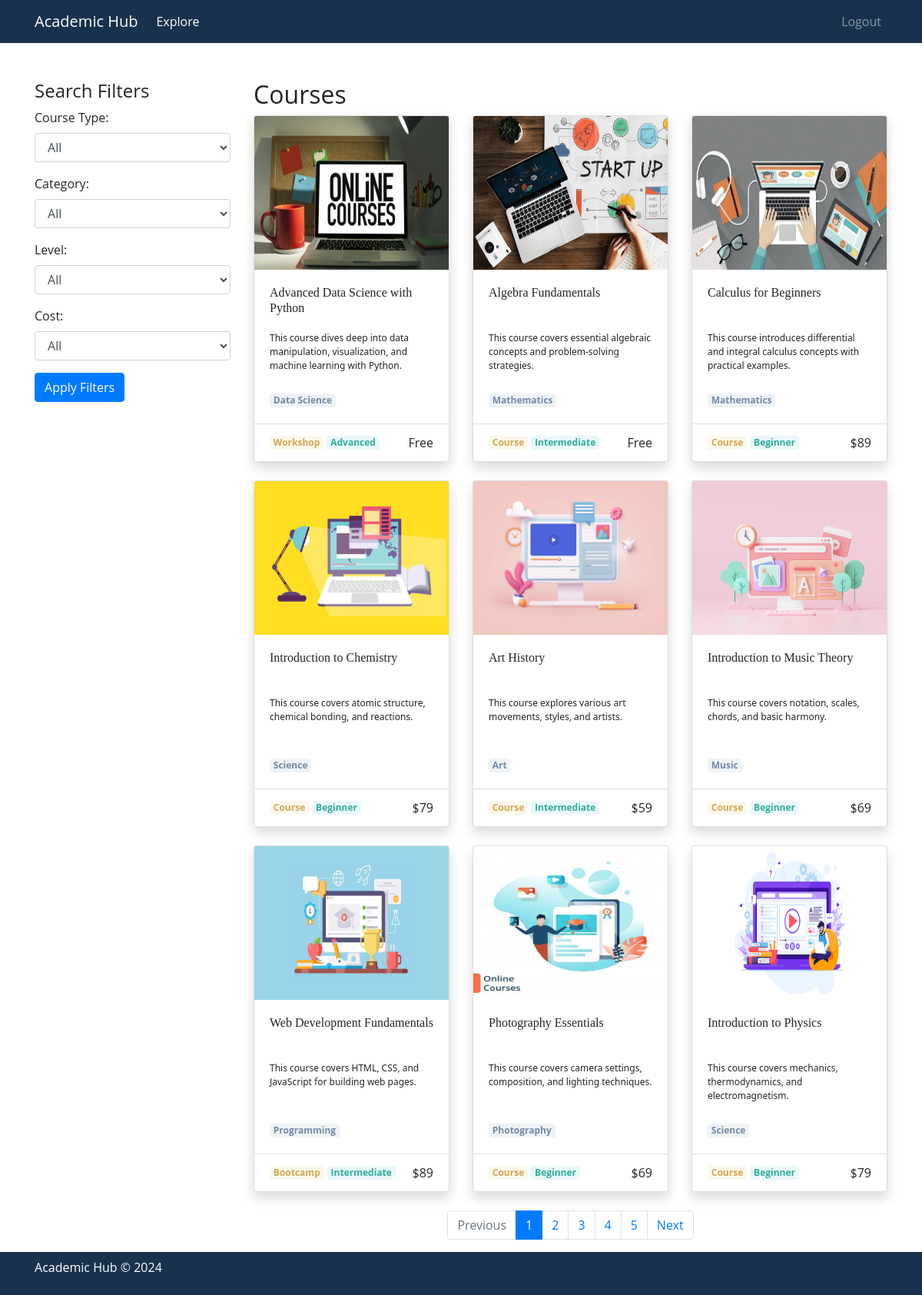
The app's page /pages/courses.php (signed in) with its own data.
### tables this page shows
CREATE TABLE `course` (
    `id` int(11) NOT NULL,
    `name` text NOT NULL,
    `summary` text NOT NULL,
    `description` text NOT NULL,
    `image` text NOT NULL,
    `price` int(11) DEFAULT NULL,
    `type` varchar(40) NOT NULL,
    `level` varchar(40) NOT NULL,
    `category` text NOT NULL,
    `created_at` timestamp DEFAULT CURRENT_TIMESTAMP,
    `teacher_id` int(11) NOT NULL,
    `learn_items` JSON DEFAULT NULL
);

### db/queries.php (called while the page is built, shortened)
<?php
function get_all_courses($conn)
{
    $query = "SELECT * FROM course ORDER BY created_at DESC";
    $result = mysqli_query($conn, $query);
    if ($result) {
        $all_courses = array();
        while ($row = mysqli_fetch_assoc($result)) {
            $all_courses[] = $row;
        }
        return $all_courses;
    } else {
        echo "Error: " . mysqli_error($conn);
    }
}
?>

### utilities/search.php (called while the page is built, shortened)
<?php
function doSearch($courses)
{
    $filteredCourses = $courses;
    $page = isset($_GET['page']) ? $_GET['page'] : 1;
    $perPage = 9;
    $totalPages = ceil(count($filteredCourses) / $perPage);
    $offset = ($page - 1) * $perPage;
    $paginatedCourses = array_slice($filteredCourses, $offset, $perPage);
    $result = [];
    $result['page'] = $page;
    $result['totalPages'] = $totalPages;
    $result['paginatedCourses'] = $paginatedCourses;
    return json_encode($result);
}
?>

### includes/course.php (the view)
<a href="course.php?id=<?php echo $course['id']; ?>" class="card rounded shadow course-card course-link">
    <img src="../assets/images/<?php echo $course['image']; ?>" class="card-img-top"
        alt="<?php echo $course['name']; ?> Image" height="200" width="100%">
    <div class="card-body">
        <h4 class="card-title course-name"><?php echo $course['name']; ?></h4>
        <p class="card-text course-desc"><?php echo $course['description']; ?></p>
        <span class="badge badge-category"><?php echo $course['category']; ?></span>
    </div>
    <div class="card-footer bg-transparent">
        <div class="d-flex justify-content-start align-items-center">
            <span class="badge badge-type"><?php echo $course['type']; ?></span>
            <span class="badge badge-level"><?php echo $course['level']; ?></span>
            <p class="ml-auto mb-0">
                <?php echo $course['price'] == 0 ? 'Free' : '$' . $course['price']; ?>
            </p>
        </div>
    </div>
</a>

### pages/courses.php (shortened to what this page needs)
<?php
include_once "../db/queries.php";
$courses = get_all_courses($conn);
include_once "../utilities/search.php";
if ($_SERVER["REQUEST_METHOD"] == "GET") {
    $search_result = json_decode(doSearch($courses), true);
    $page = $search_result['page'];
    $totalPages = $search_result['totalPages'];
    $paginatedCourses = $search_result['paginatedCourses'];
}
include_once "../includes/header.php";
include_once "../includes/navbar.php";
?>
<div class="container mt-5">
    <div class="row">
        <div class="col-md-3">
            <h4>Search Filters</h4>
            <form action="" method="GET">
                <div class="form-group">
                    <label for="courseType">Course Type:</label>
                    <select name="courseType" id="courseType" class="form-control">
                        <option value="">All</option>
                    </select>
                </div>
                <div class="form-group">
                    <label for="category">Category:</label>
                    <select name="category" id="category" class="form-control">
                        <option value="">All</option>
                    </select>
                </div>
                <div class="form-group">
                    <label for="level">Level:</label>
                    <select name="level" id="level" class="form-control">
                        <option value="">All</option>
                    </select>
                </div>
                <div class="form-group">
                    <label for="cost">Cost:</label>
                    <select name="cost" id="cost" class="form-control">
                        <option value="">All</option>
                    </select>
                </div>
                <button type="submit" class="btn btn-primary">Apply Filters</button>
            </form>
        </div>
        <div class="col-md-9">
            <h2>Courses</h2>
            <?php if (empty($paginatedCourses)): ?>
                <div class="alert alert-info" role="alert">
                    No results found.
                </div>
            <?php else: ?>
                <div class="row">
                    <?php foreach ($paginatedCourses as $course): ?>
                        <div class="col-md-4 mb-4">
                            <?php include "../includes/course.php"; ?>
                        </div>
                    <?php endforeach; ?>
                </div>
            <?php endif; ?>
            <nav aria-label="Page navigation">
                <ul class="pagination justify-content-center">
                    <li class="page-item <?php echo $page <= 1 ? 'disabled' : ''; ?>">
                        <a class="page-link" href="?page=<?php echo $page - 1; ?>" tabindex="-1"
                            aria-disabled="true">Previous</a>
                    </li>
                    <?php for ($i = 1; $i <= $totalPages; $i++): ?>
                        <li class="page-item <?php echo $i == $page ? 'active' : ''; ?>">
                            <a class="page-link" href="?page=<?php echo $i; ?>"><?php echo $i; ?></a>
                        </li>
                    <?php endfor; ?>
                    <li class="page-item <?php echo $page >= $totalPages ? 'disabled' : ''; ?>">
                        <a class="page-link" href="?page=<?php echo $page + 1; ?>">Next</a>
                    </li>
                </ul>
            </nav>
        </div>
    </div>
</div>
<?php include_once "../includes/copy-write.php"; ?>
<?php include_once "../includes/footer.php"; ?>

### assets/css/styles.css (style rules this page uses)
html, body { height: 100%; }
body { font-family: "Open Sans", Helvetica; margin: 0; padding: 0; }
.badge { margin-right: 2%; }
.badge-category { background-color: rgb(239, 243, 245); color: rgb(115, 136, 168); }
.badge-level { background-color: rgb(234, 248, 249); color: rgb(46, 172, 158); }
.badge-type { background-color: rgb(251, 248, 236); color: rgb(210, 167, 82); }
.course-card { transition: transform 0.3s ease-in-out; }
.course-link { text-decoration: none !important; color: inherit !important; }
.course-name { height: 60px; font-size: 16px; margin: 0; font-family: cursive; }
.course-desc { height: 60px; font-size: 12px; font-family: system-ui; }

### records on screen
course: image (picture), name "Advanced Data Science with Python", description "This course dives deep into data manipulation, visualization, and machine learning with Python.", category "Data Science", type "Workshop", level "Advanced", price "Free"
course: image (picture), name "Algebra Fundamentals", description "This course covers essential algebraic concepts and problem-solving strategies.", category "Mathematics", type "Course", level "Intermediate", price "Free"
course: image (picture), name "Calculus for Beginners", description "This course introduces differential and integral calculus concepts with practical examples.", category "Mathematics", type "Course", level "Beginner", price "89"
course: image (picture), name "Introduction to Chemistry", description "This course covers atomic structure, chemical bonding, and reactions.", category "Science", type "Course", level "Beginner", price "79"
course: image (picture), name "Art History", description "This course explores various art movements, styles, and artists.", category "Art", type "Course", level "Intermediate", price "59"
course: image (picture), name "Introduction to Music Theory", description "This course covers notation, scales, chords, and basic harmony.", category "Music", type "Course", level "Beginner", price "69"
course: image (picture), name "Web Development Fundamentals", description "This course covers HTML, CSS, and JavaScript for building web pages.", category "Programming", type "Bootcamp", level "Intermediate", price "89"
course: image (picture), name "Photography Essentials", description "This course covers camera settings, composition, and lighting techniques.", category "Photography", type "Course", level "Beginner", price "69"
course: image (picture), name "Introduction to Physics", description "This course covers mechanics, thermodynamics, and electromagnetism.", category "Science", type "Course", level "Beginner", price "79"
